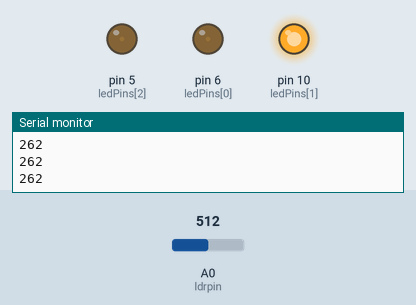
Simulated run of this sketch. Board: Arduino Uno, built with avr-gcc and run on an emulated ATmega328P. On the bench: output pins drawn as LEDs (lit = HIGH), the last lines printed to the serial monitor. The test bench sets the inputs (shaded band); at power-on: A0 (ldrpin) = 512.

Above: at 1.2 s.
1.3 s: A0 (ldrpin) set to 716
At 2.0 s:
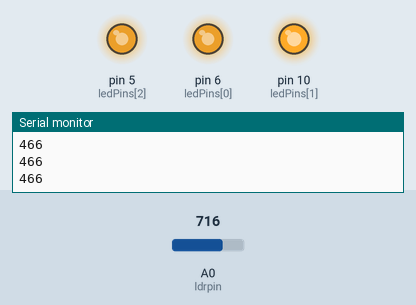
2.8 s: A0 (ldrpin) set to 747
At 3.2 s:
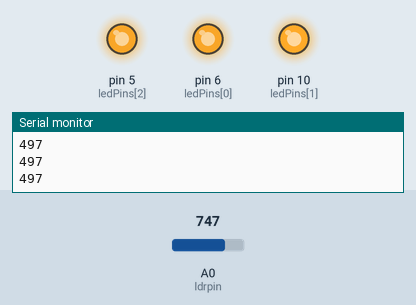
4.3 s: A0 (ldrpin) set to 762
At 5.5 s:
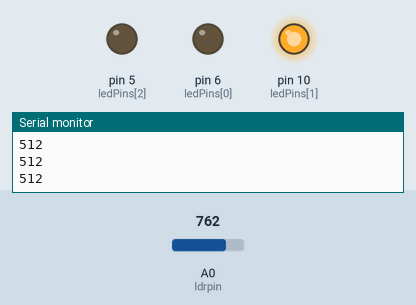
5.8 s: A0 (ldrpin) set to 900
At 6.7 s:
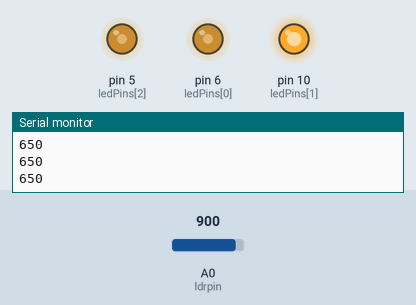
7.3 s: A0 (ldrpin) set to 122
At 7.7 s:
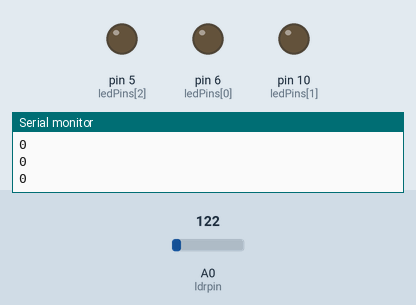
Timing chart, 0 to 9.8 s (numbered marks = the images above; inputs shaded):
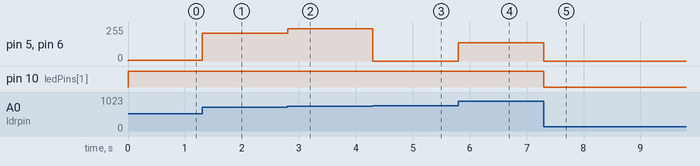

The sketch:

hw6_1.ino
```cpp
int ledPins[] = {6, 10, 5};
const int ldrpin = A0;
int value = 0;

void setup(){
  Serial.begin(9600);
  pinMode(ledPins[0],OUTPUT);
  pinMode(ledPins[1],OUTPUT);
  pinMode(ledPins[2],OUTPUT);
}
void loop(){
  value = analogRead(ldrpin);
  value = value-250;
  if (value < 0){
    value = 0;
  }
  analogWrite(ledPins[1], int(value));
  analogWrite(ledPins[2], int(value));
  analogWrite(ledPins[0], int(value));
  Serial.println(value);
}
```

Measured:
- the behaviour switches between 761 and 762 on A0 (ldrpin) (found by bisection; images 2 and 3)
- after the input at 1.3 s, pin 5 (ledPins[2]), pin 6 (ledPins[0]): 6/255 → 210/255 at once
- after the input at 2.8 s, pin 5 (ledPins[2]), pin 6 (ledPins[0]): 210/255 → 241/255 at once
- after the input at 4.3 s, pin 5 (ledPins[2]), pin 6 (ledPins[0]): 241/255 → 0/255 at once
- after the input at 5.8 s, pin 5 (ledPins[2]), pin 6 (ledPins[0]): 0/255 → 138/255 at once
- after the input at 7.3 s, pin 5 (ledPins[2]), pin 6 (ledPins[0]): 138/255 → 0/255 at once; pin 10 (ledPins[1]): HIGH → LOW at once
